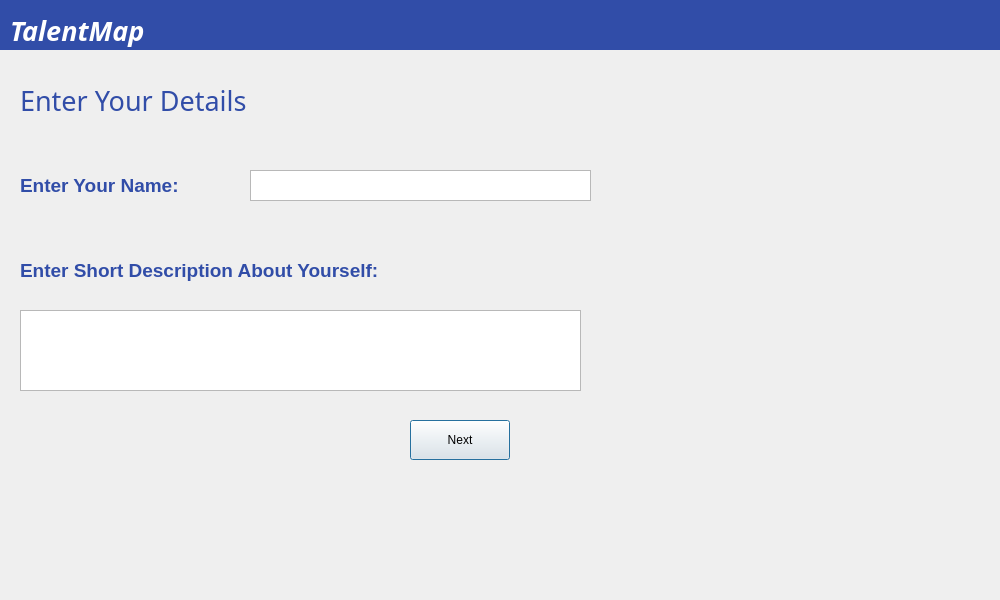
<?xml version="1.0" encoding="UTF-8"?>
<ui version="4.0">
 <class>Dialog</class>
 <widget class="QDialog" name="Dialog">
  <property name="geometry">
   <rect>
    <x>0</x>
    <y>0</y>
    <width>1000</width>
    <height>600</height>
   </rect>
  </property>
  <property name="windowTitle">
   <string>Dialog</string>
  </property>
  <widget class="QWidget" name="widget" native="true">
   <property name="geometry">
    <rect>
     <x>0</x>
     <y>0</y>
     <width>1011</width>
     <height>50</height>
    </rect>
   </property>
   <property name="styleSheet">
    <string notr="true">background-color: qlineargradient(spread:repeat, x1:0, y1:0, x2:1, y2:1, stop:0 rgba(49, 77, 168, 255));</string>
   </property>
   <widget class="QLabel" name="label">
    <property name="geometry">
     <rect>
      <x>10</x>
      <y>10</y>
      <width>191</width>
      <height>41</height>
     </rect>
    </property>
    <property name="font">
     <font>
      <family>STCaiyun</family>
      <pointsize>20</pointsize>
     </font>
    </property>
    <property name="text">
     <string>&lt;html&gt;&lt;head/&gt;&lt;body&gt;&lt;p&gt;&lt;span style=&quot; font-weight:600; font-style:italic; color:#ffffff;&quot;&gt;TalentMap&lt;/span&gt;&lt;/p&gt;&lt;/body&gt;&lt;/html&gt;</string>
    </property>
   </widget>
  </widget>
  <widget class="QLabel" name="label_2">
   <property name="geometry">
    <rect>
     <x>20</x>
     <y>70</y>
     <width>351</width>
     <height>61</height>
    </rect>
   </property>
   <property name="font">
    <font>
     <family>STHupo</family>
     <pointsize>22</pointsize>
    </font>
   </property>
   <property name="text">
    <string>&lt;html&gt;&lt;head/&gt;&lt;body&gt;&lt;p&gt;&lt;span style=&quot; font-size:20pt; color:#314da8;&quot;&gt;Enter Your Details&lt;/span&gt;&lt;/p&gt;&lt;/body&gt;&lt;/html&gt;</string>
   </property>
  </widget>
  <widget class="QLabel" name="label_3">
   <property name="geometry">
    <rect>
     <x>20</x>
     <y>160</y>
     <width>211</width>
     <height>51</height>
    </rect>
   </property>
   <property name="font">
    <font>
     <family>MS Shell Dlg 2</family>
    </font>
   </property>
   <property name="text">
    <string>&lt;html&gt;&lt;head/&gt;&lt;body&gt;&lt;p&gt;&lt;span style=&quot; font-size:14pt; font-weight:600; color:#314da8;&quot;&gt;Enter Your Name:&lt;/span&gt;&lt;/p&gt;&lt;/body&gt;&lt;/html&gt;</string>
   </property>
  </widget>
  <widget class="QTextEdit" name="Namebox">
   <property name="geometry">
    <rect>
     <x>250</x>
     <y>170</y>
     <width>341</width>
     <height>31</height>
    </rect>
   </property>
  </widget>
  <widget class="QLabel" name="label_4">
   <property name="geometry">
    <rect>
     <x>20</x>
     <y>250</y>
     <width>481</width>
     <height>41</height>
    </rect>
   </property>
   <property name="font">
    <font>
     <family>MS Shell Dlg 2</family>
    </font>
   </property>
   <property name="text">
    <string>&lt;html&gt;&lt;head/&gt;&lt;body&gt;&lt;p&gt;&lt;span style=&quot; font-size:14pt; font-weight:600; color:#314da8;&quot;&gt;Enter Short Description About Yourself:&lt;/span&gt;&lt;/p&gt;&lt;/body&gt;&lt;/html&gt;</string>
   </property>
  </widget>
  <widget class="QTextEdit" name="Descriptionbox">
   <property name="geometry">
    <rect>
     <x>20</x>
     <y>310</y>
     <width>561</width>
     <height>81</height>
    </rect>
   </property>
  </widget>
  <widget class="QPushButton" name="pushButton">
   <property name="geometry">
    <rect>
     <x>410</x>
     <y>420</y>
     <width>100</width>
     <height>40</height>
    </rect>
   </property>
   <property name="text">
    <string>Next</string>
   </property>
  </widget>
 </widget>
 <resources/>
 <connections/>
</ui>
